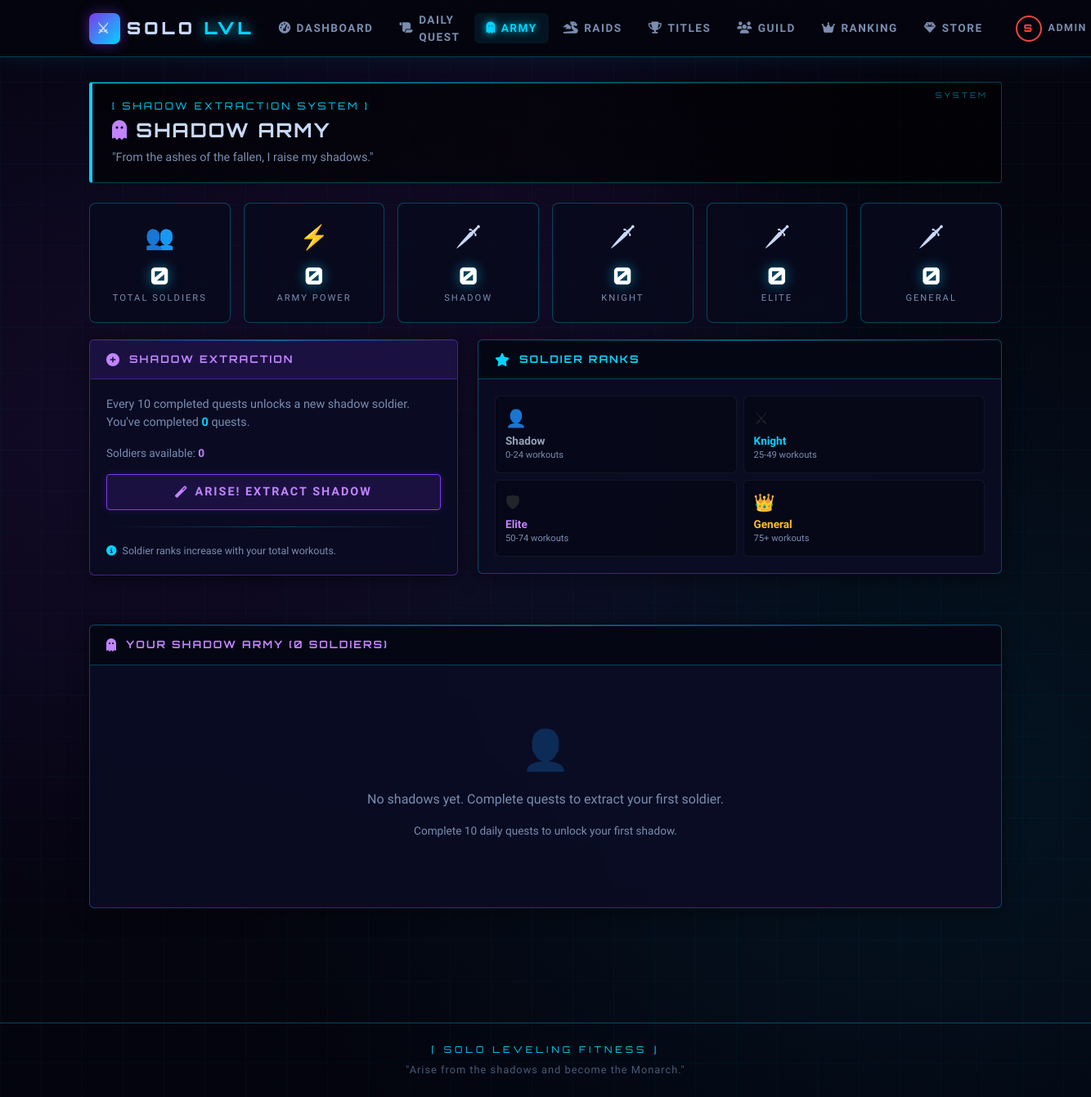
/pages/shadow_army.php (signed in), run on the app's committed database.
### tables this page shows
CREATE TABLE users (
    id INT AUTO_INCREMENT PRIMARY KEY,
    username VARCHAR(50) UNIQUE NOT NULL,
    email VARCHAR(100) UNIQUE NOT NULL,
    password_hash VARCHAR(255) NOT NULL,
    full_name VARCHAR(100),
    join_date TIMESTAMP DEFAULT CURRENT_TIMESTAMP,
    last_login TIMESTAMP NULL,
    
     
    current_rank ENUM('E', 'D', 'C', 'B', 'A', 'S') DEFAULT 'E',
    rank_progress INT DEFAULT 0,  
    total_xp BIGINT DEFAULT 0,
    current_streak INT DEFAULT 0,
    best_streak INT DEFAULT 0,
    total_workouts INT DEFAULT 0,
    
     
    missed_days INT DEFAULT 0,
    last_workout_date DATE NULL,
    rest_days_used_this_week INT DEFAULT 0,
    
     
    subscription_type ENUM('none', 'monthly', 'yearly') DEFAULT 'none',
    subscription_expiry DATE NULL,
    subscription_start DATE NULL,
    
     
    shadow_army_power INT DEFAULT 0,
    shadow_coins INT DEFAULT 100,  
    
     
    profile_image VARCHAR(255) DEFAULT 'default.jpg',
    bio TEXT,
    is_admin BOOLEAN DEFAULT FALSE,
    is_active BOOLEAN DEFAULT TRUE,
    
    INDEX idx_rank (current_rank),
    INDEX idx_xp (total_xp),
    INDEX idx_streak (current_streak)
);

### includes/functions.php (called while the page is built, shortened)
<?php
function getCurrentUser() {
    $db = new Database();
    $conn = $db->getConnection();
    $query = "SELECT * FROM users WHERE id = :id";
    $stmt = $conn->prepare($query);
    $stmt->execute([':id' => $_SESSION['user_id']]);
    return $stmt->fetch();
}
?>

### pages/shadow_army.php (the view, shortened to what this page needs)
<?php
require_once '../includes/functions.php';
$user = getCurrentUser();
$db = new Database(); $conn = $db->getConnection();
$armyStmt = $conn->prepare("SELECT * FROM shadow_army WHERE user_id = :uid ORDER BY power_level DESC");
$armyStmt->execute([':uid' => $user['id']]);
$army = $armyStmt->fetchAll();
$soldier_types = ['Shadow'=>0,'Knight'=>0,'Elite'=>0,'General'=>0];
$total_power = array_sum(array_column($army, 'power_level'));
include '../includes/header.php';
?>
<div class="system-header">
    <div class="text-system">[ SHADOW EXTRACTION SYSTEM ]</div>
    <h1 style="font-size:1.5rem;margin-top:6px;color:var(--text-primary);">
        <i class="fas fa-ghost" style="color:#c084fc;"></i> SHADOW ARMY
    </h1>
    <p style="color:var(--text-secondary);font-size:0.9rem;margin:4px 0 0;">
        "From the ashes of the fallen, I raise my shadows."
    </p>
</div>
<div class="stats-grid" style="grid-template-columns:repeat(auto-fit,minmax(140px,1fr));">
    <div class="stat-card">
        <div class="stat-icon" style="color:#c084fc;">👥</div>
        <div class="stat-value" data-target="<?= count($army) ?>"><?= count($army) ?></div>
        <div class="stat-label">Total Soldiers</div>
    </div>
    <div class="stat-card">
        <div class="stat-icon" style="color:var(--accent-blue);">⚡</div>
        <div class="stat-value" data-target="<?= $total_power ?>"><?= $total_power ?></div>
        <div class="stat-label">Army Power</div>
    </div>
    <?php foreach ($soldier_types as $rank => $count): ?>
    <div class="stat-card">
        <div class="stat-icon">🗡</div>
        <div class="stat-value"><?= $count ?></div>
        <div class="stat-label"><?= $rank ?></div>
    </div>
    <?php endforeach; ?>
</div>
<div class="row mb-4">
    <div class="col-md-5 mb-3">
        <div class="card" style="border-color:rgba(124,58,237,0.5);">
            <div class="card-header" style="background:rgba(124,58,237,0.15);border-color:rgba(124,58,237,0.4);color:#c084fc;">
                <i class="fas fa-plus-circle"></i> SHADOW EXTRACTION
            </div>
            <div class="card-body">
                <p style="color:var(--text-secondary);font-size:0.9rem;margin-bottom:16px;">
                    Every 10 completed quests unlocks a new shadow soldier.
                    You've completed <strong style="color:var(--accent-blue);"><?= $user['total_workouts'] ?></strong> quests.
                </p>
                <p style="font-size:0.85rem;color:var(--text-secondary);">
                    Soldiers available: <strong style="color:#c084fc;"><?= max(0, floor($user['total_workouts'] / 10) - count($army)) ?></strong>
                </p>
                <form method="POST" class="mt-3">
                    <button type="submit" name="recruit" class="btn btn-purple w-100">
                        <i class="fas fa-magic"></i> ARISE! EXTRACT SHADOW
                    </button>
                </form>
                <div class="divider"></div>
                <div style="font-size:0.78rem;color:var(--text-secondary);">
                    <i class="fas fa-info-circle me-1" style="color:var(--accent-blue);"></i>
                    Soldier ranks increase with your total workouts.
                </div>
            </div>
        </div>
    </div>
    <div class="col-md-7 mb-3">
        <div class="card">
            <div class="card-header"><i class="fas fa-star"></i> SOLDIER RANKS</div>
            <div class="card-body">
                <div class="row g-2">
                    <?php
                    $ranks_info = [
                        ['Shadow','👤','#94a3b8','0-24 workouts','Basic shadow soldier'],
                        ['Knight','⚔','var(--accent-blue)','25-49 workouts','Enhanced combat ability'],
                        ['Elite','🛡','#c084fc','50-74 workouts','Elite commander unit'],
                        ['General','👑','var(--gold)','75+ workouts','Supreme shadow general'],
                    ];
                    foreach ($ranks_info as [$r,$ic,$col,$req,$desc]): ?>
                    <div class="col-6">
                        <div style="background:rgba(0,0,0,0.3);border:1px solid rgba(255,255,255,0.06);border-radius:6px;padding:12px;">
                            <div style="font-size:1.3rem;"><?= $ic ?></div>
                            <div style="font-weight:700;color:<?= $col ?>;font-size:0.85rem;"><?= $r ?></div>
                            <div style="font-size:0.7rem;color:var(--text-secondary);"><?= $req ?></div>
                        </div>
                    </div>
                    <?php endforeach; ?>
                </div>
            </div>
        </div>
    </div>
</div>
<div class="card">
    <div class="card-header" style="color:#c084fc;">
        <i class="fas fa-ghost"></i> YOUR SHADOW ARMY (<?= count($army) ?> soldiers)
    </div>
    <div class="card-body">
        <?php if (empty($army)): ?>
            <div class="text-center py-5">
                <div style="font-size:3rem;opacity:0.3;">👤</div>
                <p style="color:var(--text-secondary);margin-top:12px;">No shadows yet. Complete quests to extract your first soldier.</p>
                <p style="font-size:0.85rem;color:var(--text-secondary);">Complete 10 daily quests to unlock your first shadow.</p>
            </div>
        <?php endif; ?>
    </div>
</div>
<?php include '../includes/footer.php'; ?>

### data on the page
users: total_workouts "0", max(0,floor($user['total_workouts']/10)-count($army)) "0"

### other printed values
$user_rank "S"
$_SESSION['username'] "ADMIN"
count($army) "0"
$total_power "0"
$count "0"
$rank "SHADOW"
$rank "KNIGHT"
$rank "ELITE"
$rank "GENERAL"
$ic "👤"
$r "Shadow"
$req "0-24 workouts"
$ic "⚔"
$r "Knight"
$req "25-49 workouts"
